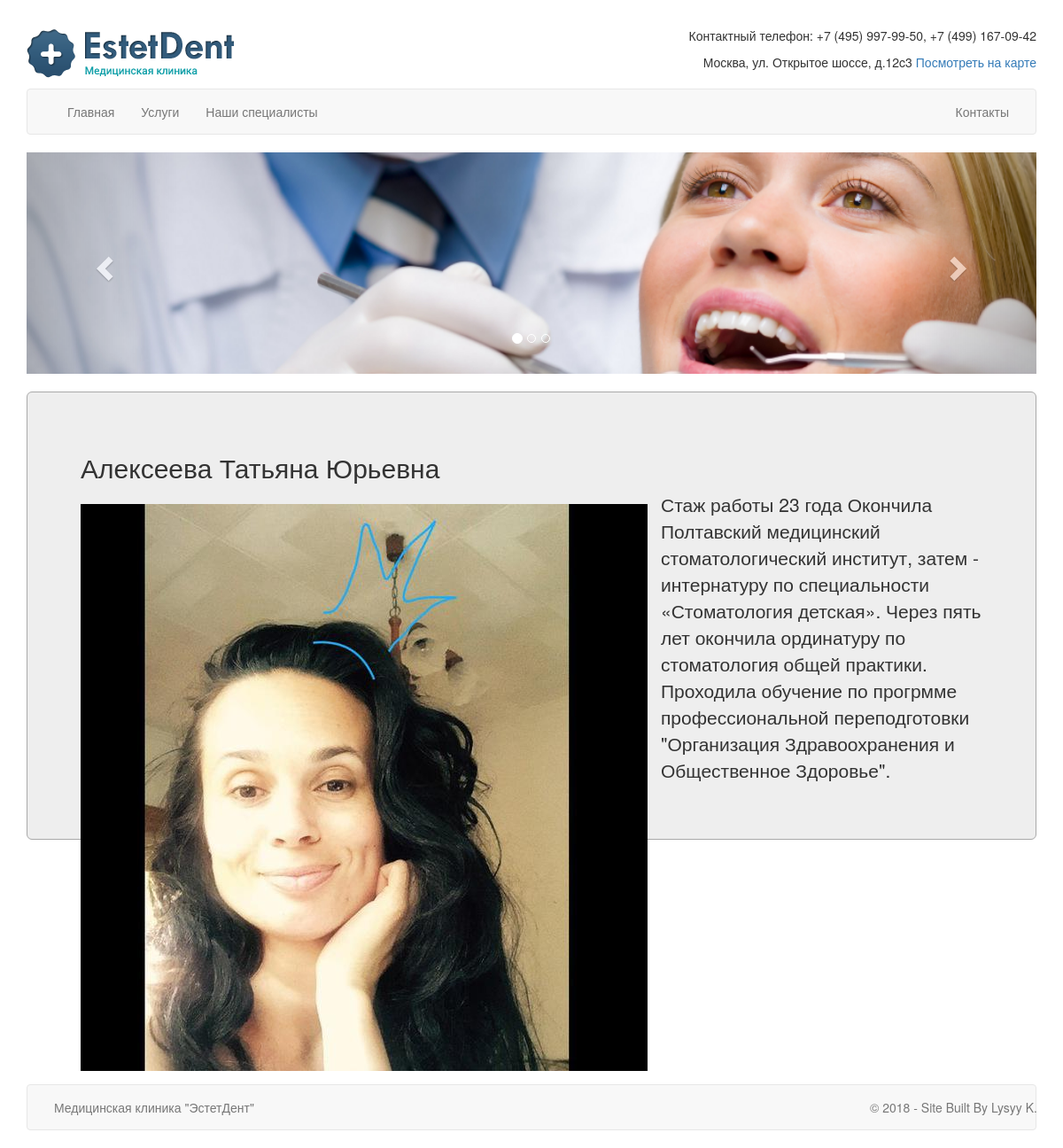
/spec/1/, run on an earlier commit of the app's database.
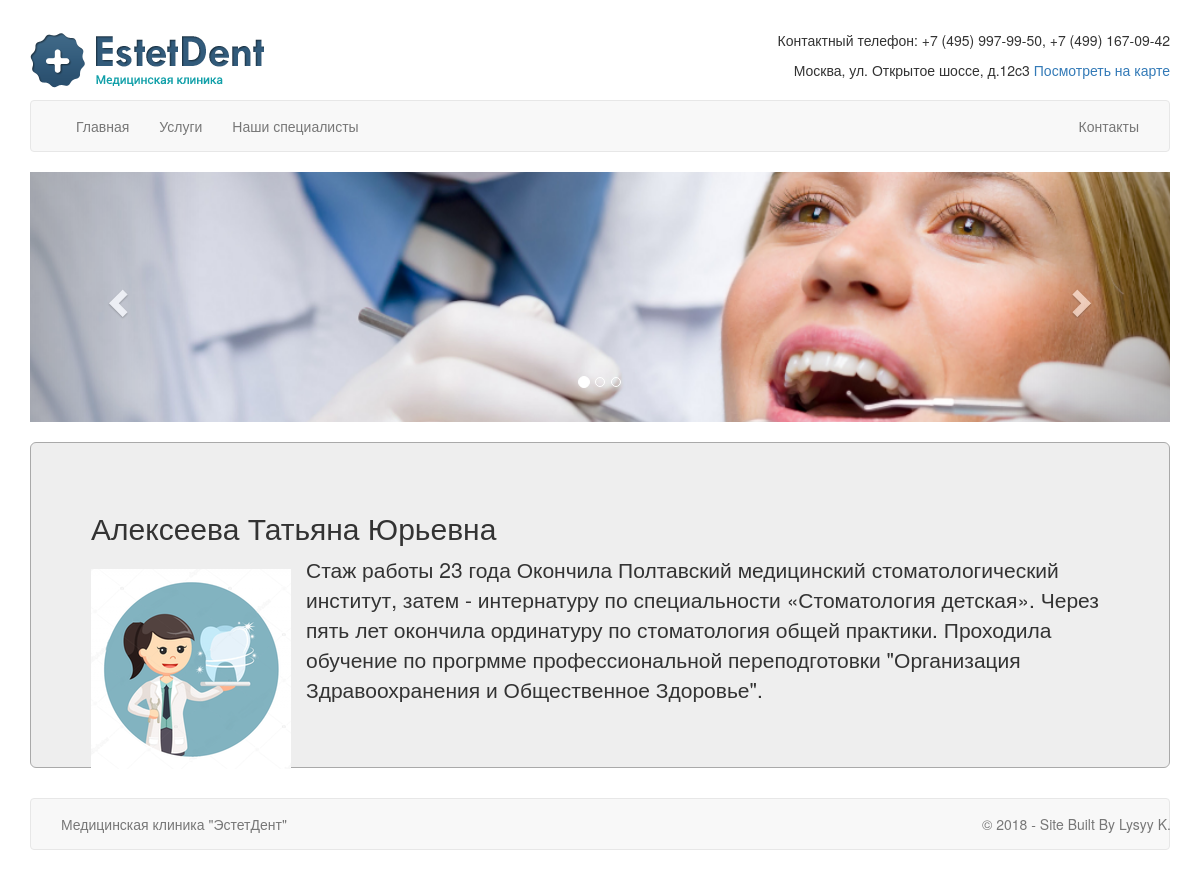
And on a later commit of the database.
### estetdentsite/models.py (models this page shows, shortened)
class Spec(models.Model):
    name = models.CharField(max_length=256)
    spec = models.CharField(max_length=256)
    info = models.TextField()
    photo = models.ImageField(upload_to='spec_photo', blank=True)

### estetdentsite/views.py (the view)
# urls.py: path('spec/<int:pk>/', views.SpecDetailView.as_view(), name='spec_detail'),
class SpecDetailView(DetailView):
    model = Spec
    template_name = 'spec_detail.html'
    queryset = Spec.objects.all()
    def get_object(self):
        object = super().get_object()
        object.save()
        return object

### templates/spec_detail.html
{% extends 'base.html' %}
{% block content %}
    <h2>{{ spec.name }}</h2>
    <img id="detail_photo" src="{{ spec.photo.url }}">
    <p>{{ spec.info }}</p>
{% endblock %}

What changed in the data, as far as the page shows it:
changed Spec "Алексеева Татьяна Юрьевна": photo: a different picture
